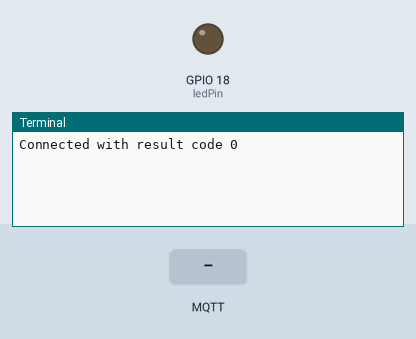
The program below on a simulated Raspberry Pi (BCM pin numbers). Shown: output pins drawn as LEDs (lit = HIGH), the last lines printed to the terminal. The inputs (shaded band) are chosen by the test bench. No MQTT or app messages arrive unless stated.

Above: at 1.3 s.
1.4 s: MQTT message "b'ON'" arrives on the first subscribed topic
At 2.6 s:
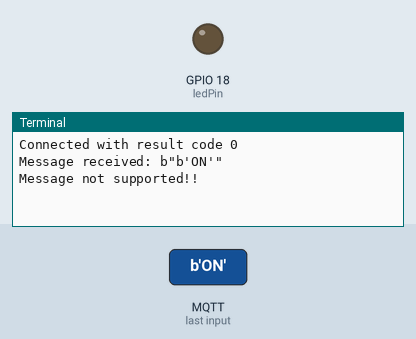
2.9 s: MQTT message "b'OFF'" arrives on the first subscribed topic
At 3.9 s:
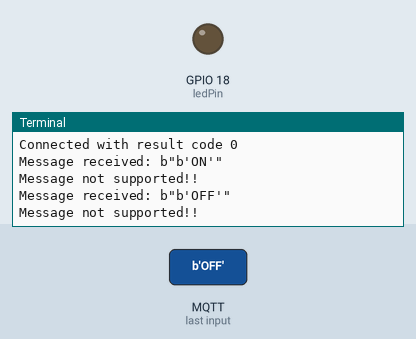
4.4 s: MQTT message "1" arrives on the first subscribed topic
At 5.0 s:
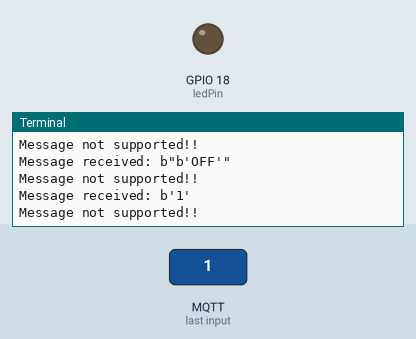

Measured:
- after the input at 1.4 s, the terminal: prints a new line at once (image 1)
- after the input at 2.9 s, the terminal: prints a new line at once (image 2)
- after the input at 4.4 s, the terminal: prints a new line at once (image 3)

The program:

Hello_MQTT.py
```python
import RPi.GPIO as GPIO
import paho.mqtt.client as mqtt


GPIO.setmode(GPIO.BCM)
ledPin = 18
GPIO.setup(ledPin, GPIO.OUT)


# This is the Subscriber
def on_connect(client, userdata, flags, rc):
    print("Connected with result code " + str(rc))
    client.subscribe("topic/led")


def on_message(client, userdata, msg):
    print("Message received: " + str(msg.payload))
    if str(msg.payload) == "b'ON'":
        print("LED ON")
        GPIO.output(ledPin, True)
        # client.disconnect()
    elif str(msg.payload) == "b'OFF'":
        print("LED OFF")
        GPIO.output(ledPin, False)
        # client.disconnect()
    else:
        print("Message not supported!!")
        # client.disconnect()


client = mqtt.Client()
client.connect("127.0.0.1", 1883, 60)

client.on_connect = on_connect
client.on_message = on_message

client.loop_forever()

GPIO.cleanup()
```
